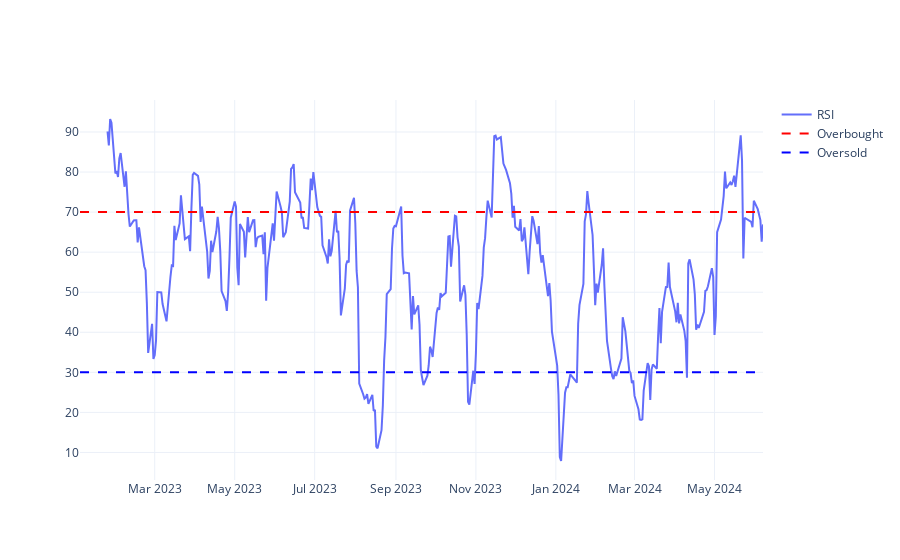

The code cell stored with this chart in its notebook:
### Code cell
def plot_RSI(df):
    df_rsi = fn.rsi_fn(df, rsi_period=14)
    rsi = go.Scatter(x=df_rsi.index, y=df_rsi['RSI'], name='RSI')
    fig = go.Figure(rsi)
    
    rsi_overbought = go.Scatter(x=df_rsi.index, y=[70]*len(df_rsi), name='Overbought', line=dict(color='red', dash='dash'))
    rsi_oversold = go.Scatter(x=df_rsi.index, y=[30]*len(df_rsi), name='Oversold', line=dict(color='blue', dash='dash'))
    fig.add_trace(rsi_overbought)
    fig.add_trace(rsi_oversold)
        
    return fig

plot_RSI(fdr.DataReader('AAPL', start='2023'))

### Figure 1 — Plotly figure (JSON) as saved in the notebook; plotly's stock layout.template omitted (floating-point values rounded to 4 significant figures; data arrays with more than 128 entries replaced by an {"elided": "..."} marker saying what was removed)
{"data": [{"name": "RSI", "type": "scatter", "x": {"elided": "360 str values"}, "y": {"elided": "360 float values"}}, {"line": {"color": "red", "dash": "dash"}, "name": "Overbought", "type": "scatter", "x": {"elided": "360 str values"}, "y": {"elided": "360 int values"}}, {"line": {"color": "blue", "dash": "dash"}, "name": "Oversold", "type": "scatter", "x": {"elided": "360 str values"}, "y": {"elided": "360 int values"}}], "layout": {}}
